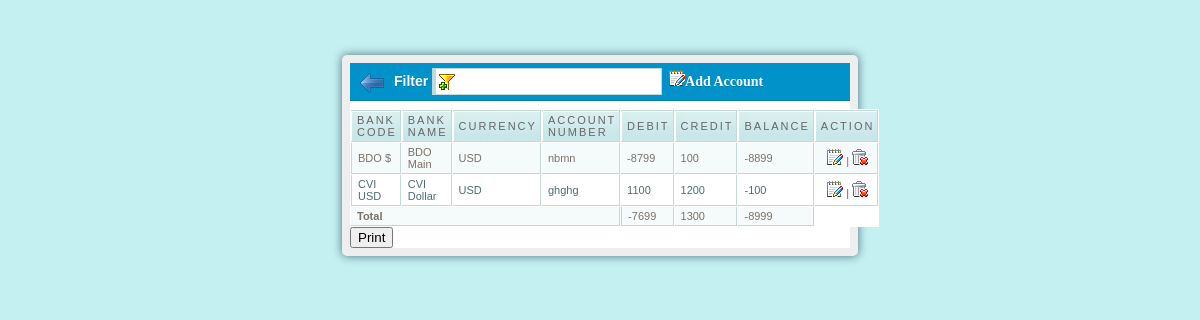
Page /AXCurrency/banktransfer.php (signed in) on the committed database.
### tables this page shows
CREATE TABLE `bank_account` (
  `id` int(11) NOT NULL,
  `bank_code` varchar(100) NOT NULL,
  `bank_name` varchar(100) NOT NULL,
  `currency` varchar(100) NOT NULL,
  `account_num` varchar(100) NOT NULL,
  `debit` varchar(100) NOT NULL,
  `credit` varchar(100) NOT NULL,
  `balance` varchar(100) NOT NULL
);

### AXCurrency/banktransfer.php (the view, shortened to what this page needs)
<html>
<head>
<link href="src/facebox.css" media="screen" rel="stylesheet" type="text/css" />
<link rel="stylesheet" href="febe/style.css" type="text/css" media="screen" charset="utf-8">
</head>
<body>
<div id="mainwrapper">
<h1>
<a id="addq" href="btransferhome.php" title="click to enter homepage" style="background-image:url('images/out.png'); background-repeat:no-repeat; padding: 3px 12px 12px; margin-right: 10px;"></a>
<label for="filter">Filter</label> <input type="text" name="filter" value="" id="filter" />
	<a rel="facebox" href="addbankaccount.php" id="addq"><img src="images/edit.gif">Add Account</a>
</h1>
		<table cellpadding="1" cellspacing="1" id="resultTable">
			<thead>
				<tr>
					<th> Bank Code </th>
					<th> Bank Name </th>
					<th> Currency </th>
					<th> Account Number </th>
					<th> Debit </th>
					<th> Credit </th>
					<th> Balance </th>
					<?php
					if ($_SESSION['SESS_FIRST_NAME']=="1")
					{
					?>
					<th> Action </th>
					<?php
					}
					?>
				</tr>
			</thead>
			<tbody>
			<?php
			include('db.php');
				$result = mysqli_query($bd,"SELECT * FROM bank_account ORDER BY bank_code ASC");
				while($row = mysqli_fetch_array($result))
					{
						echo '<tr class="record">';
						echo '<td style="border-left: 1px solid #C1DAD7;">'.$row['bank_code'].'</td>';
						echo '<td>'.$row['bank_name'].'</td>';
						echo '<td>'.$row['currency'].'</td>';
						echo '<td>'.$row['account_num'].'</td>';
						echo '<td>'.$row['debit'].'</td>';
						echo '<td>'.$row['credit'].'</td>';
						echo '<td>'.$row['balance'].'</td>';
						if ($_SESSION['SESS_FIRST_NAME']=="1")
						{
						echo '<td><div align="center"><a rel="facebox" href="editaccount.php?id='.$row['id'].'" title="Click To Edit"><img src="images/edit.gif"></a> | <a href="#" id="'.$row['id'].'" class="delbutton" title="Click To Delete"><img src="images/delete.gif"></a></div></td>';
						}
						echo '</tr>';
					}
				?>
				<tr><td colspan="4"><strong>Total<strong></td>
				<td style="border-left: 1px solid #C1DAD7;">
				<?php
					$results = mysqli_query($bd,"SELECT sum(debit) FROM bank_account");
							while($row2 = mysqli_fetch_array($results))
							  {
							   $gggg=$row2['sum(debit)'];
							   echo $gggg;
							  }
				?>
				</td>
				<td>
				<?php
					$results = mysqli_query($bd,"SELECT sum(credit) FROM bank_account");
							while($row2 = mysqli_fetch_array($results))
							  {
							   $gggg=$row2['sum(credit)'];
							   echo $gggg;
							  }
				?>
				</td>
				<td>
				<?php
					$results = mysqli_query($bd,"SELECT sum(balance) FROM bank_account");
							while($row2 = mysqli_fetch_array($results))
							  {
							   $gggg=$row2['sum(balance)'];
							   echo $gggg;
							  }
				?>
				</td>
				</tr>
			</tbody>
		</table>
		<INPUT type="button" value="Print" onClick="window.open('reportaccount.php','mywindow','width=600,height=300,scrollbars=yes')">
</div>
</body>
</html>

### AXCurrency/febe/style.css (style rules this page uses)
body { background: none repeat scroll 0 0 #C4F0F1; font-size: 12px; }
#resultTable { background-color: white; margin-top: 8px; width: 100%; color:#000000; }
#resultTable th.sortable { background: url("bg_header.jpg") no-repeat scroll 0 0 #CAE8EA; border-bottom: 1px solid #C1DAD7; border-right: 1px solid #C1DAD7; border-top: 1px solid #C1DAD7; color: #4F6B72; font: normal 11px "Trebuchet MS",Verdana,Arial,Helvetica,sans-serif; letter-spacing: 2px; padding: 3px 3px 3px 6px; text-align: left; text-transform: uppercase; color: #666; cursor: pointer; text-decoration: none; }
#resultTable th { background: url("bg_header.jpg") no-repeat scroll 0 0 #CAE8EA; border-bottom: 1px solid #C1DAD7; border-right: 1px solid #C1DAD7; border-top: 1px solid #C1DAD7; color: #4F6B72; font: normal 11px "Trebuchet MS",Verdana,Arial,Helvetica,sans-serif; letter-spacing: 2px; padding: 3px 3px 3px 6px; text-align: left; text-transform: uppercase; color: #666; cursor: pointer; text-decoration: none; }
#resultTable td { background: none repeat scroll 0 0 #FFFFFF; border-bottom: 1px solid #C1DAD7; border-right: 1px solid #C1DAD7; color: #4F6B72; padding: 3px 3px 3px 6px; font: normal 11px "Trebuchet MS",Verdana,Arial,Helvetica,sans-serif; }
#resultTable td.odd { background: none repeat scroll 0 0 #F5FAFA; color: #797268; font: normal 11px "Trebuchet MS",Verdana,Arial,Helvetica,sans-serif; }
#filter { width: 230px; border: 1px solid #C1DAD7; border-left: 4px solid #C1DAD7; padding:5px; background-image:url('../images/filter.gif'); background-repeat:no-repeat; background-position: 3px 5px; padding-left:20px; }
#addq { padding:3px; text-decoration:none; color:#000; }
#mainwrapper { background: none repeat scroll 0 0 #FFFFFF; border: 8px solid #EEEEEE; border-radius: 5px 5px 5px 5px; box-shadow: 0 0 10px #4E707C; margin: 5em auto; position: relative; text-align: left; width: 500px; font: normal 11px "Trebuchet MS",Verdana,Arial,Helvetica,sans-serif; }
#mainwrapper h1 { background: none repeat scroll 0 0 #0092C8; border-bottom: 1px solid #007DAB; color: #FFFFFF; font-size: 14px; margin: 0; padding: 5px 10px; text-shadow: 0 1px 0 #007DAB; }
#mainwrapper h1 a { color: #FFFFFF; font-family:lucida sans; }

### rows in the picture
bank_account: bank_code "BDO $", bank_name "BDO Main", currency "USD", account_num "nbmn", debit "-8799", credit "100", balance "-8899"
bank_account: bank_code "CVI USD", bank_name "CVI Dollar", currency "USD", account_num "ghghg", debit "1100", credit "1200", balance "-100"

### other values in the picture
$gggg "-7699"
$gggg "1300"
$gggg "-8999"
